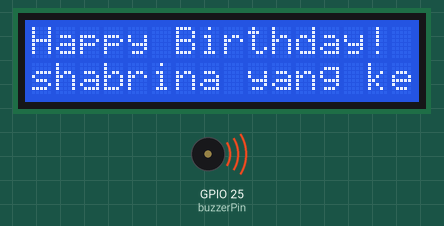
This sketch was run on a simulated ESP32. On the bench: 16×2 character LCD, buzzer (waves = sounding).

Above: at 0.1 s.
At 9.4 s:
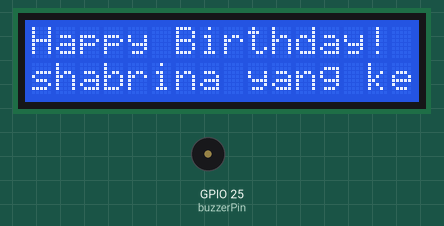
Timing chart, 0 to 10.9 s (numbered marks = the images above):
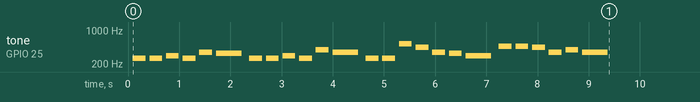

The sketch:

HappyBirthday.ino
```cpp
#include "config.h"
#include "melody.h"
#include "display.h"

void setup() {
    initDisplay(); // inisialisasi LCD dan tampilkan pesan
    playMelody();  // play music Happy Birthday
}

void loop() {
    // Tidak ada aksi di loop
}
```

display.h
```cpp
#ifndef DISPLAY_H
#define DISPLAY_H

#include <Wire.h>
#include <LiquidCrystal_I2C.h>

// LCD
LiquidCrystal_I2C lcd(0x27, 16, 2);

void initDisplay() {
    lcd.init();
    lcd.backlight();
    lcd.setCursor(0, 0);
    lcd.print("Happy Birthday!");
    lcd.setCursor(0, 1);
    lcd.print(nama + " yang ke " + String(usia));
}

#endif
```

melody.h
```cpp
#ifndef MELODY_H
#define MELODY_H

#include <Arduino.h>

const int buzzerPin = 25; // pin buzzer

//nadsa note
const int melody[] = {
    262, 262, 294, 262, 349, 330,
    262, 262, 294, 262, 392, 349,
    262, 262, 523, 440, 349, 330, 294,
    466, 466, 440, 349, 392, 349
};

// durasi note
const int noteDurations[] = {
    4, 4, 4, 4, 4, 2,
    4, 4, 4, 4, 4, 2,
    4, 4, 4, 4, 4, 4, 2,
    4, 4, 4, 4, 4, 2
};

void playMelody() {
    for (int i = 0; i < sizeof(melody) / sizeof(melody[0]); i++) {
        int noteDuration = 1000 / noteDurations[i];
        tone(buzzerPin, melody[i], noteDuration);
        delay(noteDuration * 1.3);
        noTone(buzzerPin);
    }
}

#endif
```

config.h
```cpp
#ifndef CONFIG_H
#define CONFIG_H

#include <Arduino.h>

// nama dan usia
const String nama = "shabrina";
const int usia = 20;

#endif
```
